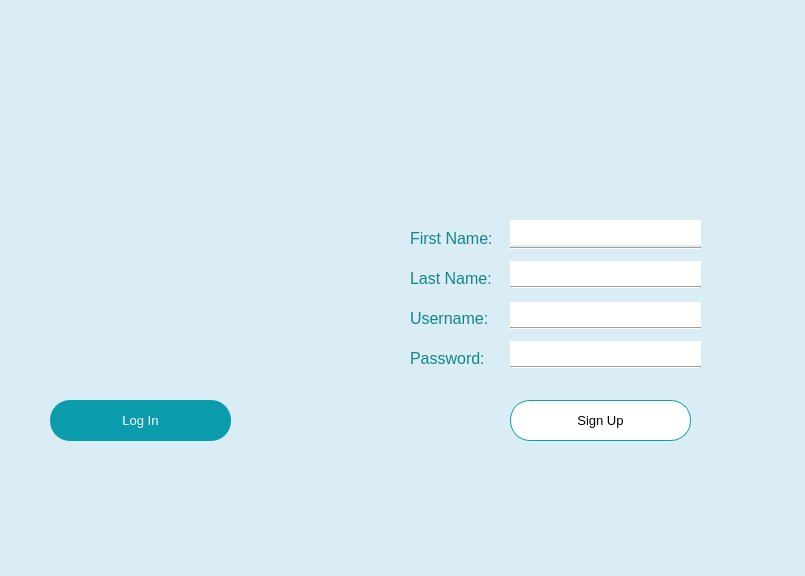
<?xml version="1.0" encoding="UTF-8"?>
<ui version="4.0">
 <class>Form</class>
 <widget class="QWidget" name="Form">
  <property name="geometry">
   <rect>
    <x>0</x>
    <y>0</y>
    <width>805</width>
    <height>576</height>
   </rect>
  </property>
  <property name="windowTitle">
   <string>[SSIS] Sign Up</string>
  </property>
  <property name="windowIcon">
   <iconset>
    <normaloff>images/main_icon.png</normaloff>images/main_icon.png</iconset>
  </property>
  <property name="styleSheet">
   <string notr="true">#Form {
background-color: #daecf4;
}</string>
  </property>
  <widget class="QLabel" name="label_SSIS">
   <property name="geometry">
    <rect>
     <x>30</x>
     <y>150</y>
     <width>461</width>
     <height>261</height>
    </rect>
   </property>
   <property name="text">
    <string/>
   </property>
   <property name="pixmap">
    <pixmap>images/login_text.png</pixmap>
   </property>
   <property name="scaledContents">
    <bool>true</bool>
   </property>
  </widget>
  <widget class="QLabel" name="label">
   <property name="geometry">
    <rect>
     <x>260</x>
     <y>20</y>
     <width>521</width>
     <height>501</height>
    </rect>
   </property>
   <property name="text">
    <string/>
   </property>
   <property name="pixmap">
    <pixmap>images/signup-template.png</pixmap>
   </property>
  </widget>
  <widget class="QLabel" name="label_username">
   <property name="geometry">
    <rect>
     <x>410</x>
     <y>310</y>
     <width>101</width>
     <height>16</height>
    </rect>
   </property>
   <property name="font">
    <font>
     <pointsize>12</pointsize>
    </font>
   </property>
   <property name="styleSheet">
    <string notr="true">#label_username{
color: #128785;
}</string>
   </property>
   <property name="text">
    <string>Username:</string>
   </property>
   <property name="alignment">
    <set>Qt::AlignLeading|Qt::AlignLeft|Qt::AlignVCenter</set>
   </property>
  </widget>
  <widget class="Line" name="line2">
   <property name="geometry">
    <rect>
     <x>510</x>
     <y>359</y>
     <width>191</width>
     <height>16</height>
    </rect>
   </property>
   <property name="orientation">
    <enum>Qt::Horizontal</enum>
   </property>
  </widget>
  <widget class="Line" name="line1">
   <property name="geometry">
    <rect>
     <x>510</x>
     <y>320</y>
     <width>191</width>
     <height>16</height>
    </rect>
   </property>
   <property name="orientation">
    <enum>Qt::Horizontal</enum>
   </property>
  </widget>
  <widget class="QLabel" name="label_password">
   <property name="geometry">
    <rect>
     <x>410</x>
     <y>350</y>
     <width>101</width>
     <height>16</height>
    </rect>
   </property>
   <property name="font">
    <font>
     <pointsize>12</pointsize>
    </font>
   </property>
   <property name="styleSheet">
    <string notr="true">#label_password{
color: #128785;
}</string>
   </property>
   <property name="text">
    <string>Password:</string>
   </property>
  </widget>
  <widget class="QPushButton" name="pushButton_signup">
   <property name="geometry">
    <rect>
     <x>510</x>
     <y>400</y>
     <width>181</width>
     <height>41</height>
    </rect>
   </property>
   <property name="font">
    <font>
     <pointsize>10</pointsize>
    </font>
   </property>
   <property name="styleSheet">
    <string notr="true">#pushButton_signup{
color: black;
background-color: white;
border: 1px solid #0a9cad;
border-radius: 20px;
}</string>
   </property>
   <property name="text">
    <string>Sign Up</string>
   </property>
   <property name="flat">
    <bool>false</bool>
   </property>
  </widget>
  <widget class="Line" name="line1_2">
   <property name="geometry">
    <rect>
     <x>510</x>
     <y>240</y>
     <width>191</width>
     <height>16</height>
    </rect>
   </property>
   <property name="orientation">
    <enum>Qt::Horizontal</enum>
   </property>
  </widget>
  <widget class="QLabel" name="label_lastname">
   <property name="geometry">
    <rect>
     <x>410</x>
     <y>270</y>
     <width>101</width>
     <height>16</height>
    </rect>
   </property>
   <property name="font">
    <font>
     <pointsize>12</pointsize>
    </font>
   </property>
   <property name="styleSheet">
    <string notr="true">#label_lastname{
color: #128785;
}</string>
   </property>
   <property name="text">
    <string>Last Name:</string>
   </property>
  </widget>
  <widget class="QLabel" name="label_firstname">
   <property name="geometry">
    <rect>
     <x>410</x>
     <y>230</y>
     <width>101</width>
     <height>16</height>
    </rect>
   </property>
   <property name="font">
    <font>
     <pointsize>12</pointsize>
    </font>
   </property>
   <property name="styleSheet">
    <string notr="true">#label_firstname{
color: #128785;
}</string>
   </property>
   <property name="text">
    <string>First Name:</string>
   </property>
  </widget>
  <widget class="Line" name="line2_2">
   <property name="geometry">
    <rect>
     <x>510</x>
     <y>279</y>
     <width>191</width>
     <height>16</height>
    </rect>
   </property>
   <property name="orientation">
    <enum>Qt::Horizontal</enum>
   </property>
  </widget>
  <widget class="QLineEdit" name="firstname">
   <property name="geometry">
    <rect>
     <x>510</x>
     <y>220</y>
     <width>191</width>
     <height>25</height>
    </rect>
   </property>
   <property name="styleSheet">
    <string notr="true">#firstname{
border: 0px;
}</string>
   </property>
  </widget>
  <widget class="QLineEdit" name="lastname">
   <property name="geometry">
    <rect>
     <x>510</x>
     <y>261</y>
     <width>191</width>
     <height>25</height>
    </rect>
   </property>
   <property name="styleSheet">
    <string notr="true">#lastname{
border: 0px;
}</string>
   </property>
  </widget>
  <widget class="QLineEdit" name="username">
   <property name="geometry">
    <rect>
     <x>510</x>
     <y>302</y>
     <width>191</width>
     <height>25</height>
    </rect>
   </property>
   <property name="styleSheet">
    <string notr="true">#username{
border: 0px;
}</string>
   </property>
  </widget>
  <widget class="QLineEdit" name="password">
   <property name="geometry">
    <rect>
     <x>510</x>
     <y>341</y>
     <width>191</width>
     <height>25</height>
    </rect>
   </property>
   <property name="styleSheet">
    <string notr="true">#password{
border: 0px;
}</string>
   </property>
  </widget>
  <widget class="QPushButton" name="pushButton_login">
   <property name="geometry">
    <rect>
     <x>50</x>
     <y>400</y>
     <width>181</width>
     <height>41</height>
    </rect>
   </property>
   <property name="font">
    <font>
     <pointsize>10</pointsize>
    </font>
   </property>
   <property name="cursor">
    <cursorShape>PointingHandCursor</cursorShape>
   </property>
   <property name="styleSheet">
    <string notr="true">#pushButton_login{
color: white;
background-color: #0a9cad;
border: 1px white;
border-radius: 20px;
}</string>
   </property>
   <property name="text">
    <string>Log In</string>
   </property>
   <property name="flat">
    <bool>false</bool>
   </property>
  </widget>
 </widget>
 <resources/>
 <connections/>
</ui>
